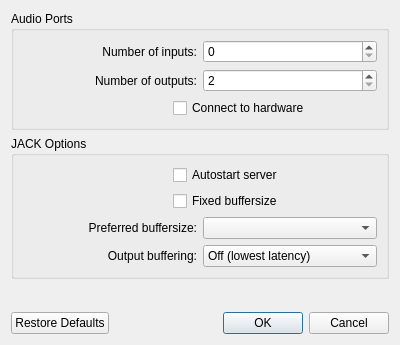
<?xml version="1.0" encoding="UTF-8"?>
<ui version="4.0">
 <class>WineASIOSettings</class>
 <widget class="QDialog" name="WineASIOSettings">
  <property name="geometry">
   <rect>
    <x>0</x>
    <y>0</y>
    <width>400</width>
    <height>345</height>
   </rect>
  </property>
  <property name="windowTitle">
   <string>WineASIO Settings</string>
  </property>
  <layout class="QVBoxLayout" name="verticalLayout">
   <item>
    <widget class="QGroupBox" name="group_ports">
     <property name="title">
      <string>Audio Ports</string>
     </property>
     <layout class="QVBoxLayout" name="verticalLayout_22">
      <item>
       <layout class="QHBoxLayout" name="layout_ports_in">
        <item>
         <widget class="QLabel" name="label_ports_in">
          <property name="toolTip">
           <string>Number of jack ports that wineasio will try to open.
Default is 16</string>
          </property>
          <property name="text">
           <string>Number of inputs:</string>
          </property>
          <property name="alignment">
           <set>Qt::AlignRight|Qt::AlignTrailing|Qt::AlignVCenter</set>
          </property>
         </widget>
        </item>
        <item>
         <widget class="QSpinBox" name="sb_ports_in">
          <property name="toolTip">
           <string>Number of jack ports that wineasio will try to open.
Default is 16</string>
          </property>
          <property name="maximum">
           <number>128</number>
          </property>
          <property name="singleStep">
           <number>2</number>
          </property>
         </widget>
        </item>
       </layout>
      </item>
      <item>
       <layout class="QHBoxLayout" name="layout_ports_out">
        <item>
         <widget class="QLabel" name="label_ports_out">
          <property name="toolTip">
           <string>Number of jack ports that wineasio will try to open.
Default is 16</string>
          </property>
          <property name="text">
           <string>Number of outputs:</string>
          </property>
          <property name="alignment">
           <set>Qt::AlignRight|Qt::AlignTrailing|Qt::AlignVCenter</set>
          </property>
         </widget>
        </item>
        <item>
         <widget class="QSpinBox" name="sb_ports_out">
          <property name="toolTip">
           <string>Number of jack ports that wineasio will try to open.
Default is 16</string>
          </property>
          <property name="minimum">
           <number>2</number>
          </property>
          <property name="maximum">
           <number>128</number>
          </property>
          <property name="singleStep">
           <number>2</number>
          </property>
         </widget>
        </item>
       </layout>
      </item>
      <item>
       <layout class="QHBoxLayout" name="layout_ports_connect_hw">
        <item>
         <spacer name="spacer_ports_connect_hw">
          <property name="orientation">
           <enum>Qt::Horizontal</enum>
          </property>
          <property name="sizeType">
           <enum>QSizePolicy::Fixed</enum>
          </property>
          <property name="sizeHint" stdset="0">
           <size>
            <width>150</width>
            <height>20</height>
           </size>
          </property>
         </spacer>
        </item>
        <item>
         <widget class="QCheckBox" name="cb_ports_connect_hw">
          <property name="toolTip">
           <string>Try to connect the asio channels to the
physical I/O ports on your hardware.
Default is on</string>
          </property>
          <property name="text">
           <string>Connect to hardware</string>
          </property>
         </widget>
        </item>
       </layout>
      </item>
     </layout>
    </widget>
   </item>
   <item>
    <widget class="QGroupBox" name="group_jack">
     <property name="title">
      <string>JACK Options</string>
     </property>
     <layout class="QVBoxLayout" name="verticalLayout_23">
      <item>
       <layout class="QHBoxLayout" name="layout_jack_autostart">
        <item>
         <spacer name="spacer_jack_autostart">
          <property name="orientation">
           <enum>Qt::Horizontal</enum>
          </property>
          <property name="sizeType">
           <enum>QSizePolicy::Fixed</enum>
          </property>
          <property name="sizeHint" stdset="0">
           <size>
            <width>150</width>
            <height>20</height>
           </size>
          </property>
         </spacer>
        </item>
        <item>
         <widget class="QCheckBox" name="cb_jack_autostart">
          <property name="toolTip">
           <string>Enable wineasio to launch the jack server.
Default is off</string>
          </property>
          <property name="text">
           <string>Autostart server</string>
          </property>
         </widget>
        </item>
       </layout>
      </item>
      <item>
       <layout class="QHBoxLayout" name="layout_jack_fixed_bsize">
        <item>
         <spacer name="spacer_jack_fixed_bsize">
          <property name="orientation">
           <enum>Qt::Horizontal</enum>
          </property>
          <property name="sizeType">
           <enum>QSizePolicy::Fixed</enum>
          </property>
          <property name="sizeHint" stdset="0">
           <size>
            <width>150</width>
            <height>20</height>
           </size>
          </property>
         </spacer>
        </item>
        <item>
         <widget class="QCheckBox" name="cb_jack_fixed_bsize">
          <property name="toolTip">
           <string>When on: ASIO applications will respect the current JACK buffer size
When off: ASIO applications can change the JACK buffer size
Default is on</string>
          </property>
          <property name="text">
           <string>Fixed buffersize</string>
          </property>
         </widget>
        </item>
       </layout>
      </item>
      <item>
       <layout class="QHBoxLayout" name="layout_jack_buffer_size" stretch="1,1">
        <item>
         <widget class="QLabel" name="label_jack_buffer_size">
          <property name="text">
           <string>Preferred buffersize:</string>
          </property>
          <property name="alignment">
           <set>Qt::AlignRight|Qt::AlignTrailing|Qt::AlignVCenter</set>
          </property>
         </widget>
        </item>
        <item>
         <widget class="QComboBox" name="cb_jack_buffer_size"/>
        </item>
       </layout>
      </item>
      <item>
       <layout class="QHBoxLayout" name="layout_jack_output_buffering" stretch="1,1">
        <item>
         <widget class="QLabel" name="label_jack_output_buffering">
          <property name="toolTip">
           <string>How many JACK periods the output of the host waits before JACK sends it.
Off: sent in the same JACK cycle, the host has to finish within one period.
1 or 2 periods: more time for the host, and one or two periods of added
output latency (2.67 or 5.33 ms at 128 frames / 48 kHz), which WineASIO
reports to the host. 2 periods is the timing of WineASIO 1.4.0 to 1.5.0.
Default is off</string>
          </property>
          <property name="text">
           <string>Output buffering:</string>
          </property>
          <property name="alignment">
           <set>Qt::AlignRight|Qt::AlignTrailing|Qt::AlignVCenter</set>
          </property>
         </widget>
        </item>
        <item>
         <widget class="QComboBox" name="cb_jack_output_buffering">
          <property name="toolTip">
           <string>How many JACK periods the output of the host waits before JACK sends it.
Off: sent in the same JACK cycle, the host has to finish within one period.
1 or 2 periods: more time for the host, and one or two periods of added
output latency (2.67 or 5.33 ms at 128 frames / 48 kHz), which WineASIO
reports to the host. 2 periods is the timing of WineASIO 1.4.0 to 1.5.0.
Default is off</string>
          </property>
          <item>
           <property name="text">
            <string>Off (lowest latency)</string>
           </property>
          </item>
          <item>
           <property name="text">
            <string>1 period</string>
           </property>
          </item>
          <item>
           <property name="text">
            <string>2 periods</string>
           </property>
          </item>
         </widget>
        </item>
       </layout>
      </item>
     </layout>
    </widget>
   </item>
   <item>
    <widget class="QLabel" name="label_env_overrides">
     <property name="wordWrap">
      <bool>true</bool>
     </property>
    </widget>
   </item>
   <item>
    <widget class="QDialogButtonBox" name="buttonBox">
     <property name="orientation">
      <enum>Qt::Horizontal</enum>
     </property>
     <property name="standardButtons">
      <set>QDialogButtonBox::Cancel|QDialogButtonBox::Ok|QDialogButtonBox::RestoreDefaults</set>
     </property>
    </widget>
   </item>
  </layout>
 </widget>
 <resources/>
 <connections>
  <connection>
   <sender>buttonBox</sender>
   <signal>accepted()</signal>
   <receiver>WineASIOSettings</receiver>
   <slot>accept()</slot>
   <hints>
    <hint type="sourcelabel">
     <x>248</x>
     <y>254</y>
    </hint>
    <hint type="destinationlabel">
     <x>157</x>
     <y>274</y>
    </hint>
   </hints>
  </connection>
  <connection>
   <sender>buttonBox</sender>
   <signal>rejected()</signal>
   <receiver>WineASIOSettings</receiver>
   <slot>reject()</slot>
   <hints>
    <hint type="sourcelabel">
     <x>316</x>
     <y>260</y>
    </hint>
    <hint type="destinationlabel">
     <x>286</x>
     <y>274</y>
    </hint>
   </hints>
  </connection>
 </connections>
</ui>
